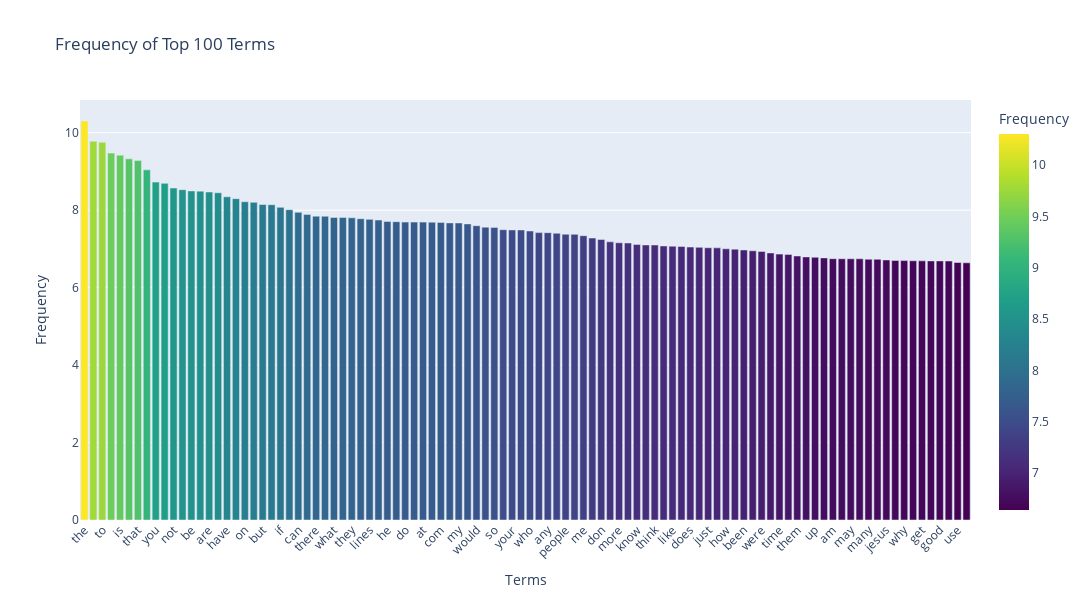

The notebook cell this image was saved under:
### Markdown cell above
### >>> **Exercise 15 (take home):** 
You can copy the code from the previous exercise and change the 'term_frequencies' variable for the 'term_frequencies_log', comment about the differences that you observe and talk about other possible insights that we can get from a log distribution.

### Code cell
# Answer here

term_frequencies = np.asarray(X_counts.sum(axis=0))[0]

term_frequencies_log = [math.log(i) for i in term_frequencies]

term_frequencies_log = np.array(term_frequencies_log)

top_n = 100
top_indices = term_frequencies.argsort()[-top_n:][::-1]

df_terms = pd.DataFrame({
    'Term': count_vect.get_feature_names_out()[top_indices],
    'Frequency': term_frequencies_log[top_indices],
})

# Create interactive bar chart
fig = px.bar(
    df_terms,
    x='Term',
    y='Frequency',
    title=f'Frequency of Top {first_term} Terms',
    labels={'Term': 'Terms', 'Frequency': 'Frequency'},
    color='Frequency',
    color_continuous_scale='Viridis'
)

# Improve layout for readability
fig.update_layout(
    xaxis_tickangle=-45,           # slightly rotated for readability
    height=600,                     # taller for more space
    width=1200,                     # wider for many bars
    showlegend=False                # optional: hide legend if not needed
)

# Optional: Add hover info
fig.update_traces(
    hovertemplate="<b>%{x}</b><br>Frequency: %{y}<extra></extra>"
)

fig.show()

### Figure 1 — Plotly figure (JSON) as saved in the notebook; plotly's stock layout.template omitted (floating-point values rounded to 4 significant figures)
{"data": [{"hovertemplate": "<b>%{x}</b><br>Frequency: %{y}<extra></extra>", "legendgroup": "", "marker": {"color": [10.3, 9.779, 9.754, 9.474, 9.421, 9.326, 9.28, 9.042, 8.725, 8.693, 8.573, 8.53, 8.497, 8.492, 8.47, 8.45, 8.347, 8.298, 8.219, 8.204, 8.147, 8.141, 8.073, 8.013, 7.944, 7.891, 7.846, 7.843, 7.813, 7.81, 7.803, 7.78, 7.763, 7.746, 7.711, 7.703, 7.693, 7.693, 7.692, 7.69, 7.683, 7.672, 7.67, 7.646, 7.601, 7.563, 7.556, 7.497, 7.492, 7.491, 7.463, 7.421, 7.42, 7.405, 7.38, 7.377, 7.341, 7.281, 7.244, 7.184, 7.159, 7.153, 7.115, 7.102, 7.101, 7.077, 7.071, 7.065, 7.048, 7.041, 7.03, 7.027, 7.003, 6.994, 6.974, 6.952, 6.935, 6.897, 6.866, 6.859, 6.818, 6.793, 6.786, 6.768, 6.748, 6.746, 6.745, 6.745, 6.735, 6.733, 6.715, 6.702, 6.698, 6.695, 6.692, 6.691, 6.691, 6.688, 6.649, 6.641], "coloraxis": "coloraxis", "pattern": {"shape": ""}}, "name": "", "orientation": "v", "showlegend": false, "textposition": "auto", "type": "bar", "x": ["the", "of", "to", "and", "is", "in", "that", "it", "you", "for", "not", "this", "be", "from", "are", "edu", "have", "as", "on", "with", "but", "or", "if", "was", "can", "we", "there", "by", "what", "subject", "they", "an", "lines", "one", "he", "god", "do", "organization", "at", "re", "com", "about", "my", "all", "would", "will", "so", "some", "your", "no", "who", "has", "any", "writes", "people", "which", "me", "article", "don", "his", "more", "other", "know", "when", "think", "their", "like", "university", "does", "out", "just", "only", "how", "also", "been", "than", "were", "then", "time", "because", "them", "posting", "up", "had", "am", "should", "may", "these", "many", "say", "jesus", "see", "why", "us", "get", "very", "good", "believe", "use", "such"], "xaxis": "x", "y": [10.3, 9.779, 9.754, 9.474, 9.421, 9.326, 9.28, 9.042, 8.725, 8.693, 8.573, 8.53, 8.497, 8.492, 8.47, 8.45, 8.347, 8.298, 8.219, 8.204, 8.147, 8.141, 8.073, 8.013, 7.944, 7.891, 7.846, 7.843, 7.813, 7.81, 7.803, 7.78, 7.763, 7.746, 7.711, 7.703, 7.693, 7.693, 7.692, 7.69, 7.683, 7.672, 7.67, 7.646, 7.601, 7.563, 7.556, 7.497, 7.492, 7.491, 7.463, 7.421, 7.42, 7.405, 7.38, 7.377, 7.341, 7.281, 7.244, 7.184, 7.159, 7.153, 7.115, 7.102, 7.101, 7.077, 7.071, 7.065, 7.048, 7.041, 7.03, 7.027, 7.003, 6.994, 6.974, 6.952, 6.935, 6.897, 6.866, 6.859, 6.818, 6.793, 6.786, 6.768, 6.748, 6.746, 6.745, 6.745, 6.735, 6.733, 6.715, 6.702, 6.698, 6.695, 6.692, 6.691, 6.691, 6.688, 6.649, 6.641], "yaxis": "y"}], "layout": {"barmode": "relative", "coloraxis": {"colorbar": {"title": {"text": "Frequency"}}, "colorscale": [[0, "#440154"], [0.1111, "#482878"], [0.2222, "#3e4989"], [0.3333, "#31688e"], [0.4444, "#26828e"], [0.5556, "#1f9e89"], [0.6667, "#35b779"], [0.7778, "#6ece58"], [0.8889, "#b5de2b"], [1, "#fde725"]]}, "height": 600, "legend": {"tracegroupgap": 0}, "showlegend": false, "title": {"text": "Frequency of Top 100 Terms"}, "width": 1200, "xaxis": {"anchor": "y", "domain": [0, 1], "tickangle": -45, "title": {"text": "Terms"}}, "yaxis": {"anchor": "x", "domain": [0, 1], "title": {"text": "Frequency"}}}}
